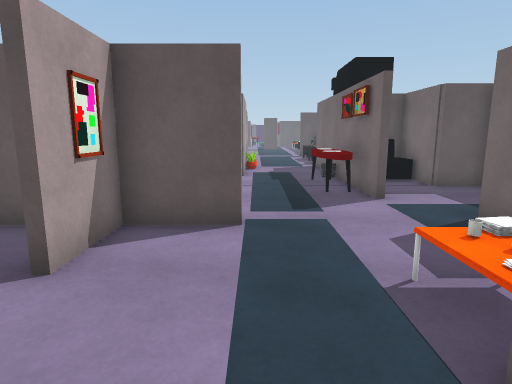
[1] (above)

24 first-person views from a walk through a 3-D level made in the Unity game engine. The camera is 1.3 m above the floor, tilts 10° down and sees 75° across. Doors are open. The floor is counted in squares, 0.72 m on a side. Each view is taken from the middle of a square. On the plan, view 1 faces up. The plan holds only what a view shows up to about 17 squares ahead; the rest is blank. The place goes on beyond the plan. The player is left out. Some animated figures are not drawn. Surface patterns are stand-ins for the level's own textures.

[2]
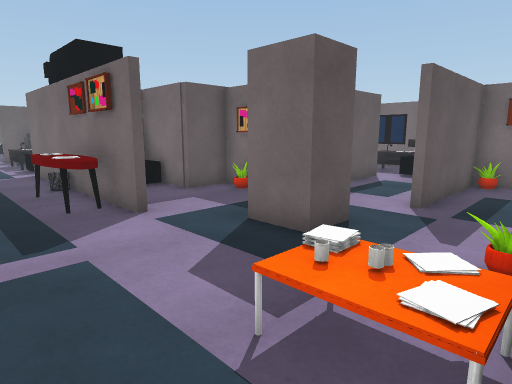

[3]
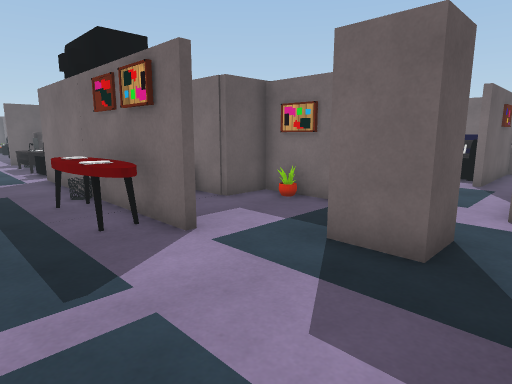

[4]
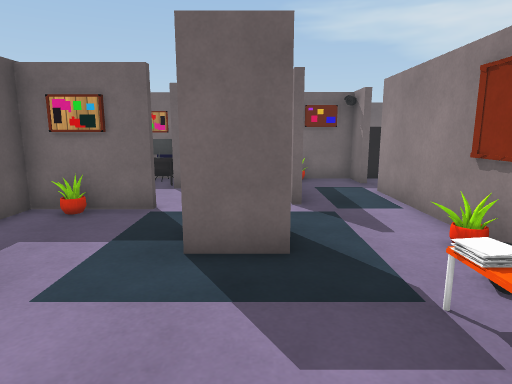

[5]
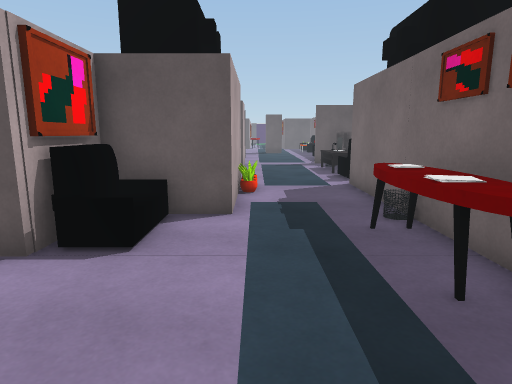

[6]
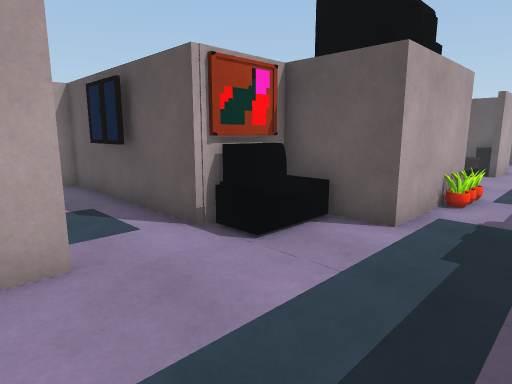

[7]
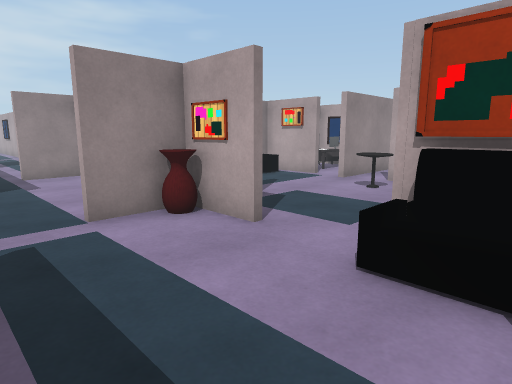

[8]
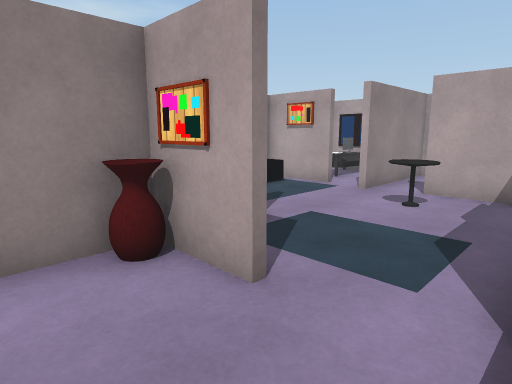

[9]
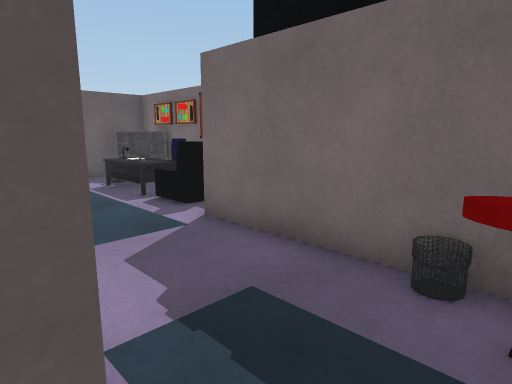

[10]
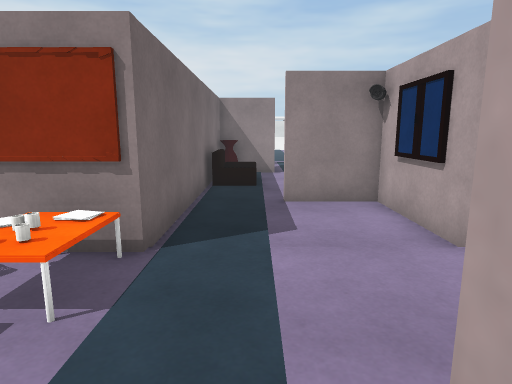

[11]
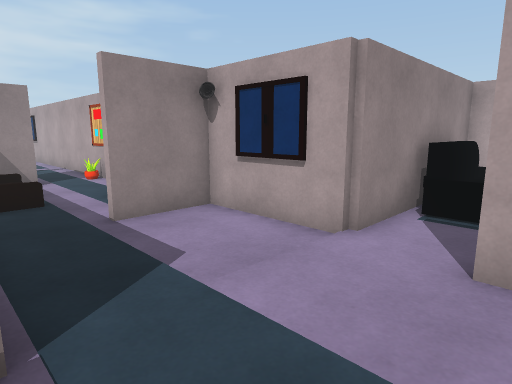

[12]
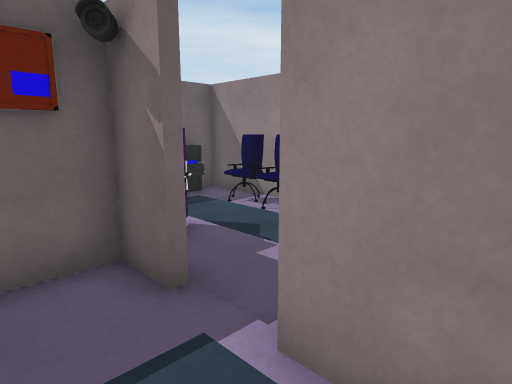

[13]
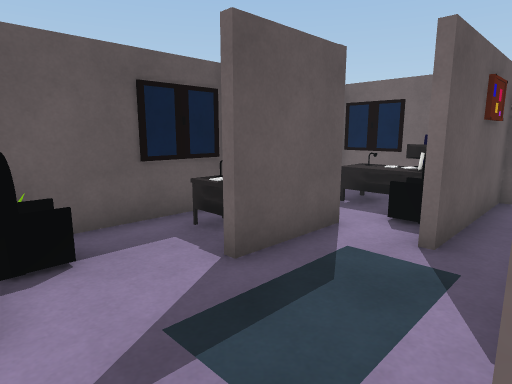

[14]
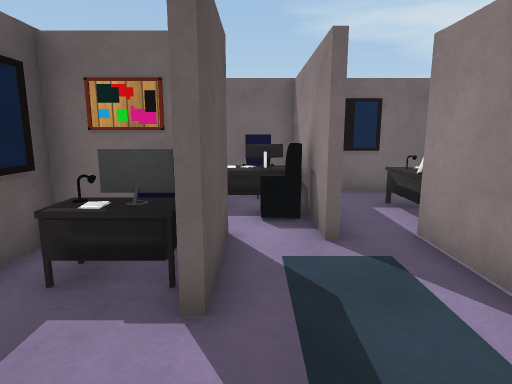

[15]
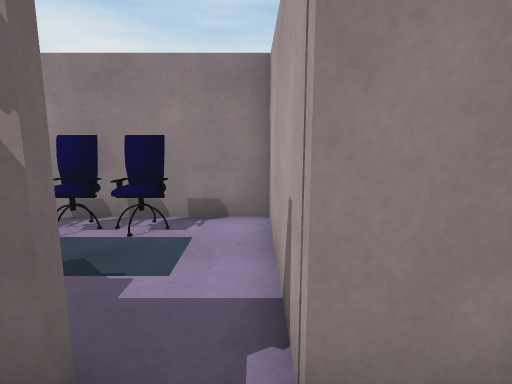

[16]
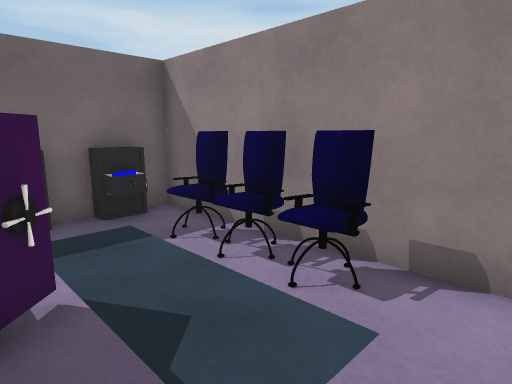

[17]
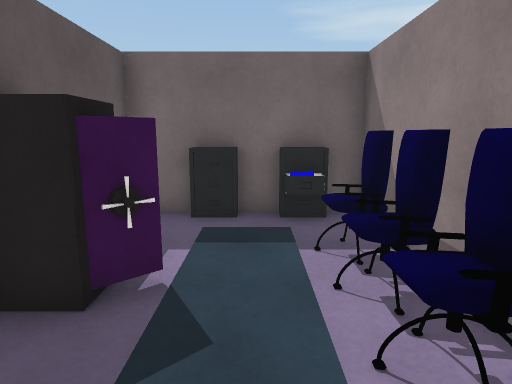

[18]
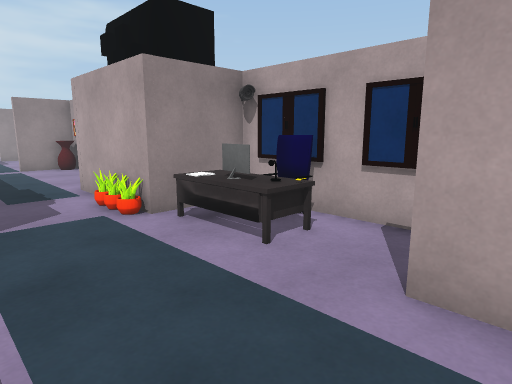

[19]
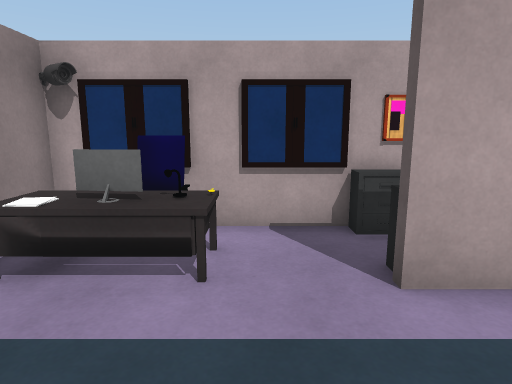

[20]
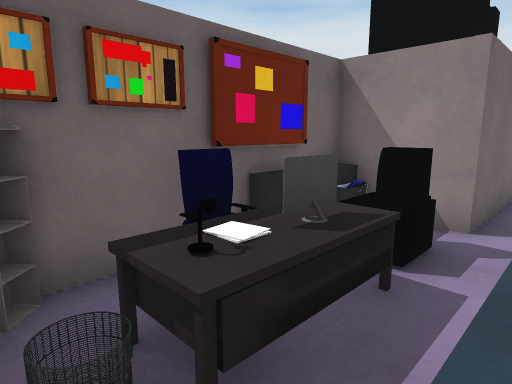

[21]
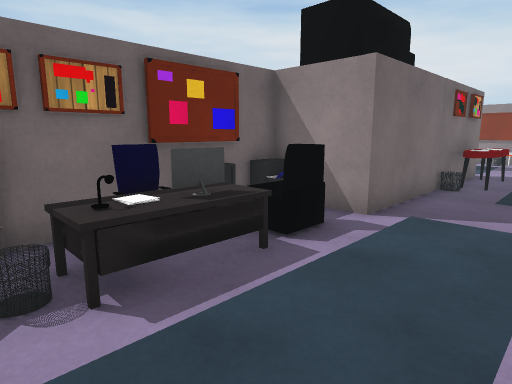

[22]
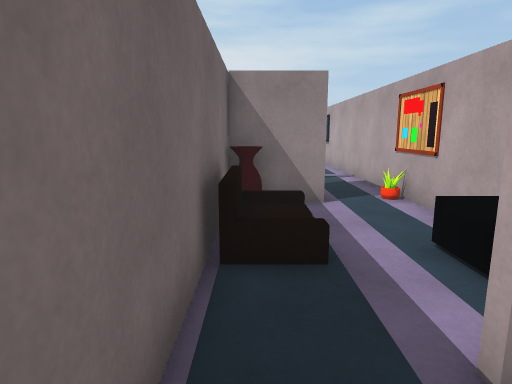

[23]
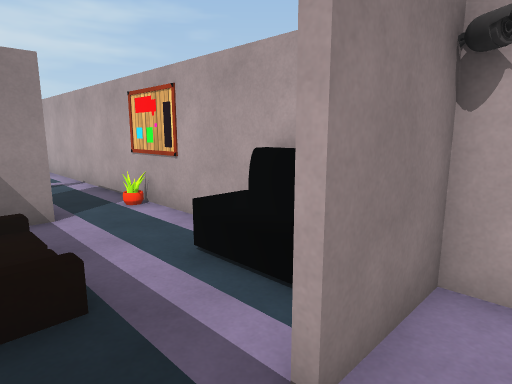

[24]
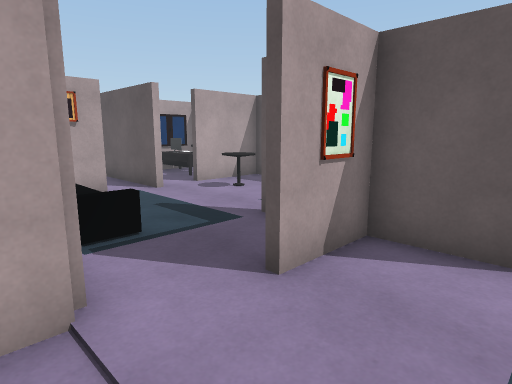

### Floor plan
Key: @ floor where view 1 was taken; # wall or solid block; . main floor; : floor 0.25 m higher than the main floor; + floor 0.5 m higher than the main floor; / step, stairs or slope; D open door; S server; T table; A armchair; E desk; C chair; B vase; K bookshelf; O other object.
Columns run from 11 left of view 1 to 19 right of it. Each row starts with its distance up from view 1.
 26        #T #. ...KT
 25        #O.#....OE#
 24        ##......EC#
 23        #.......EC#
 22        #.OE....E #
 21        #COO....A #
 20        ##OO..... #
 19        ####O...#OO
 18         SS#O...SS
 17           SO...S
 16           #....S
 15         SS#....#S#
 14        ###....T#A#
 13        #TO...TT O#
 12 ########AO...TT .#########
 11 #............TT....#A....#
 10 #.............T...O#A..OC#  E #
  9 #.TT....#..........#...###.OO #
  8 ........T..................OOC#
  7 #.....#  B#.....#   .....#A####
  6 ........#.......##............#
  5 #.......O...........######..E.#
  4 #............//.........O#  ..#
  3 #AAAAO......./+:.........#    #
  2 ########.....#########DDO######
  1        #.....#       #...OO...#
  0        #...@.#       #....O..O#
 -1        #.....#       #........#
 -2        ####..#       #..C.CC.O#
 -3           ...#       #..CCCC..#
 -4         AO...#       ##########
 -5        ##O./ #
 -6        #.../ #
 -7        #.../ #
 -8        #.... #
 -9        #T..#B#
-10         O.#  #

Where each view was taken, in squares from view 1:
view 1: 0 up, 0 right, facing up
view 2: 2 up, 0 right, facing up-right
view 3: 4 up, 0 right, facing up-right
view 4: 6 up, 0 right, facing right
view 5: 7 up, 0 right, facing up
view 6: 8 up, 2 right, facing up-left
view 7: 14 up, 2 right, facing down-left
view 8: 12 up, 0 right, facing down-left
view 9: 13 up, 1 left, facing up-right
view 10: 7 up, 0 right, facing down
view 11: 5 up, 2 right, facing down-left
view 12: 4 up, 9 right, facing down-right
view 13: 5 up, 8 right, facing up-right
view 14: 8 up, 8 right, facing right
view 15: 4 up, 11 right, facing down
view 16: 1 up, 11 right, facing down-right
view 17: 1 down, 11 right, facing right
view 18: 26 up, 3 right, facing down-left
view 19: 23 up, 3 right, facing left
view 20: 26 up, 2 right, facing down-right
view 21: 26 up, 0 right, facing down-right
view 22: 0 up, 1 right, facing down
view 23: 1 down, 1 right, facing down-left
view 24: 1 up, 0 right, facing up-left
